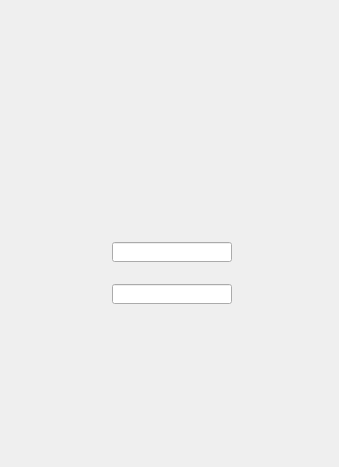
<?xml version="1.0" encoding="UTF-8"?>
<ui version="4.0">
 <class>LoginDialog</class>
 <widget class="QDialog" name="LoginDialog">
  <property name="geometry">
   <rect>
    <x>0</x>
    <y>0</y>
    <width>339</width>
    <height>467</height>
   </rect>
  </property>
  <property name="windowTitle">
   <string>Dialog</string>
  </property>
  <widget class="QLabel" name="label">
   <property name="geometry">
    <rect>
     <x>0</x>
     <y>0</y>
     <width>360</width>
     <height>469</height>
    </rect>
   </property>
   <property name="styleSheet">
    <string notr="true"/>
   </property>
   <property name="frameShape">
    <enum>QFrame::NoFrame</enum>
   </property>
   <property name="frameShadow">
    <enum>QFrame::Sunken</enum>
   </property>
   <property name="text">
    <string/>
   </property>
   <property name="pixmap">
    <pixmap resource="../image.qrc">:/resource/image/loginpic.jpg</pixmap>
   </property>
  </widget>
  <widget class="QLineEdit" name="usrLineEdit">
   <property name="geometry">
    <rect>
     <x>112</x>
     <y>242</y>
     <width>120</width>
     <height>20</height>
    </rect>
   </property>
   <property name="font">
    <font>
     <family>微软雅黑</family>
     <pointsize>10</pointsize>
    </font>
   </property>
   <property name="alignment">
    <set>Qt::AlignCenter</set>
   </property>
  </widget>
  <widget class="QLineEdit" name="pwdLineEdit">
   <property name="geometry">
    <rect>
     <x>112</x>
     <y>284</y>
     <width>120</width>
     <height>20</height>
    </rect>
   </property>
   <property name="font">
    <font>
     <family>微软雅黑</family>
     <pointsize>10</pointsize>
    </font>
   </property>
   <property name="echoMode">
    <enum>QLineEdit::Password</enum>
   </property>
   <property name="alignment">
    <set>Qt::AlignCenter</set>
   </property>
  </widget>
  <widget class="QPushButton" name="loginPushButton">
   <property name="geometry">
    <rect>
     <x>63</x>
     <y>328</y>
     <width>224</width>
     <height>51</height>
    </rect>
   </property>
   <property name="text">
    <string/>
   </property>
   <property name="flat">
    <bool>true</bool>
   </property>
  </widget>
 </widget>
 <resources>
  <include location="../image.qrc"/>
 </resources>
 <connections/>
</ui>
